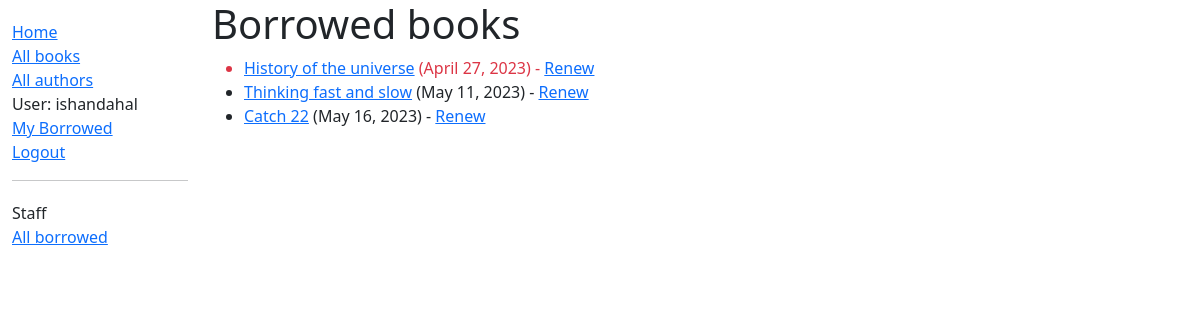
Page /catalog/borrowed/ (signed in) on the committed database.
### catalog/models.py (models this page shows, shortened)
class BookInstance(models.Model):
    id = models.UUIDField(
        primary_key=True,
        default=uuid.uuid4,
        help_text="Unique ID for this particular book across whole library",
    )
    book = models.ForeignKey("Book", on_delete=models.RESTRICT, null=True)
    imprint = models.CharField(max_length=200)
    due_back = models.DateField(null=True, blank=True)
    LOAN_STATUS = (
        ("m", "Maintenance"),
        ("o", "On loan"),
        ("a", "Available"),
        ("r", "Reserved"),
    )
    status = models.CharField(
        max_length=1,
        choices=LOAN_STATUS,
        blank=True,
        default="m",
        help_text="Book availability",
    )
    borrower = models.ForeignKey(User, on_delete=models.SET_NULL, null=True, blank=True)
    @property
    def is_overdue(self):
        return bool(self.due_back and date.today() > self.due_back)
    class Meta:
        ordering = ["due_back"]
        permissions = (("can_mark_returned", "Set book as returned"),)

class Book(models.Model):
    title = models.CharField(max_length=200)
    author = models.ForeignKey("Author", on_delete=models.SET_NULL, null=True)
    summary = models.TextField(
        max_length=1000, help_text="Enter a brief description of the book"
    )
    isbn = models.CharField(
        "ISBN",
        max_length=13,
        unique=True,
        help_text='13 character <a href="https://www.isbn-international.org/content/what-isbn">ISBN number</a>',
    )
    genre = models.ManyToManyField(Genre, help_text="Select a genre for this book")
    language = models.ForeignKey(Language, on_delete=models.SET_NULL, null=True)
    def display_genre(self):
        """Create a string for the Genre. This is required to display genre in Admin"""
        return ", ".join(genre.name for genre in self.genre.all()[:3])
    display_genre.short_description = "Genre"

### catalog/views.py (the view)
# urls.py: path("borrowed/", views.LoanedBooksForLibrarians.as_view(), name="borrowed"),
class LoanedBooksForLibrarians(PermissionRequiredMixin, generic.ListView):
    model = BookInstance
    template_name = "catalog/bookinstance_list_borrowed.html"
    paginate_by = 10
    permission_required = "catalog.can_mark_returned"
    def get_queryset(self) -> QuerySet[Any]:
        return BookInstance.objects.filter(status__exact="o").order_by("due_back")

### catalog/templates/catalog/bookinstance_list_borrowed.html
{% extends "base_generic.html" %}
{% block content %}
    <h1>Borrowed books</h1>
    {% if bookinstance_list %}
    <ul>
      {% for bookinst in bookinstance_list %}
      <li class="{% if bookinst.is_overdue %}text-danger{% endif %}">
        <a href="{% url 'book-detail' bookinst.book.pk %}">{{ bookinst.book.title }}</a> ({{ bookinst.due_back }})
        {% if perms.catalog.can_mark_returned %}- <a href="{% url 'renew-book-librarian' bookinst.id %}">
            Renew
        </a>{% endif %}
      </li>
      {% endfor %}
    </ul>
    {% else %}
      <p>There are no books borrowed.</p>
    {% endif %}
{% endblock %}

### catalog/templates/base_generic.html (shortened to what this page needs)
<!DOCTYPE html>
<html lang="en">
  <head>
    <link
      href="https://cdn.jsdelivr.net/npm/bootstrap@5.1.3/dist/css/bootstrap.min.css"
      rel="stylesheet"
    />
    {% load static %}
    <link rel="stylesheet" href="{% static 'css/styles.css' %}" />
  </head>
  <body>
    <div class="container-fluid">
      <div class="row">
        <div class="col-sm-2">
          {% block sidebar %}
          <ul class="sidebar-nav">
            <li><a href="{% url 'index' %}">Home</a></li>
            <li><a href="{% url 'books' %}">All books</a></li>
            <li><a href="{% url 'authors' %}">All authors</a></li>
            {% if user.is_authenticated %}
             <li>User: {{ user.get_username }}</li>
             <li><a href="{% url 'my-borrowed' %}">My Borrowed</a></li>
             <li><a href="{% url 'logout' %}?next={{ request.path }}">Logout</a></li>
            {% else %}
             <li><a href="{% url 'login' %}?next={{ request.path }}">Login</a></li>
            {% endif %}
          </ul>
          <hr />
          <ul class="sidebar-nav">
            <li>Staff</li>
            <li><a href="{% url 'borrowed' %}">All borrowed</a></li>
          </ul>
          {% endblock %}
        </div>
        <div class="col-sm-10">
          {% block content %}{% endblock %} {% block pagination %}
          <br />
           {% endblock %}
        </div>
      </div>
    </div>
  </body>
</html>

### catalog/static/css/styles.css (style rules this page uses)
.sidebar-nav { margin-top: 20px; padding: 0; list-style: none; }

### rows in the picture
BookInstance: book "History of the universe", due_back "April 27, 2023"
BookInstance: book "Thinking fast and slow", due_back "May 11, 2023"
BookInstance: book "Catch 22", due_back "May 16, 2023"

### other values in the picture
{{ user.get_username }} "ishandahal"
